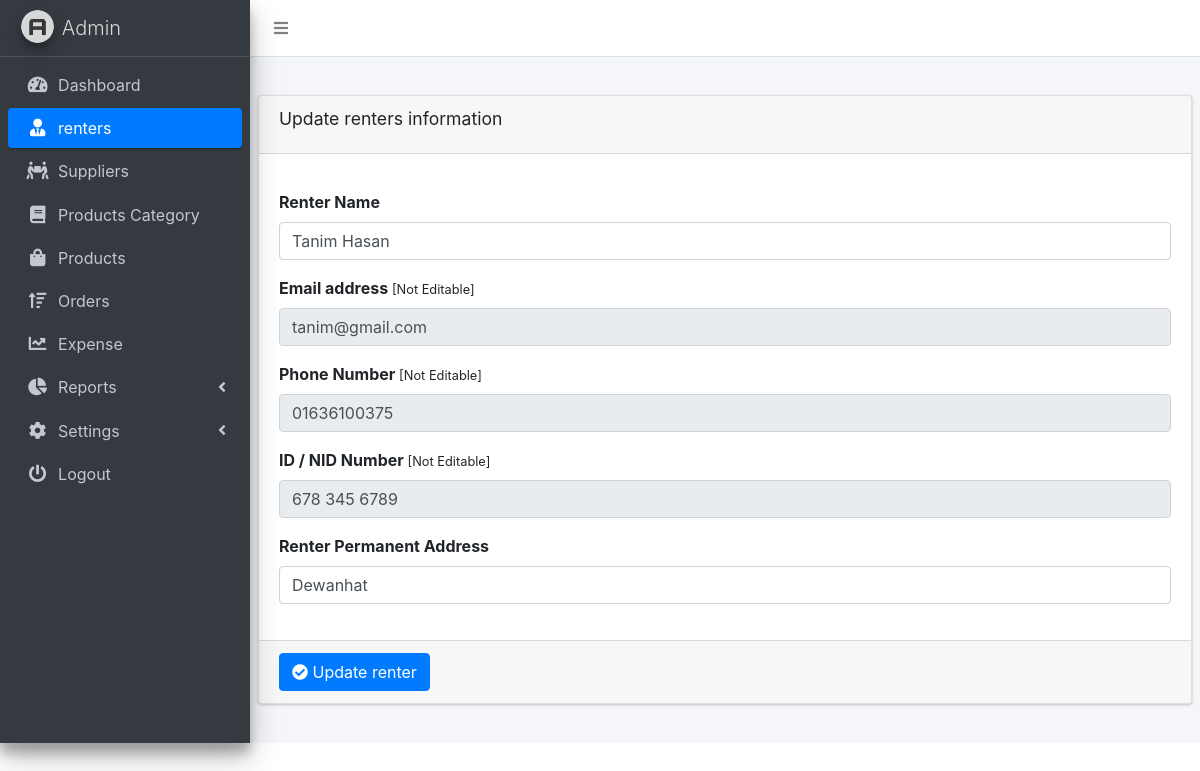
/edit_renter.php?id=2 (signed in), run on the app's committed database.
### tables this page shows
CREATE TABLE `renters` (
  `renter_id` int(11) NOT NULL,
  `renter_name` varchar(255) NOT NULL,
  `renter_email` varchar(255) NOT NULL,
  `renter_phone` varchar(255) NOT NULL,
  `renter_nid` varchar(255) NOT NULL,
  `renter_address` varchar(255) NOT NULL
);

### edit_renter.php (the view, shortened to what this page needs)
<?php
if ($_SERVER["REQUEST_METHOD"] == "GET") {
  $getid = $_GET['id'];
  include('db_connect.php');
  if (!empty($getid)) {
    $query = mysqli_query($con, "SELECT * FROM renters WHERE renter_id='$getid'");
    $row = mysqli_fetch_assoc($query);
  }
}
?>
<!DOCTYPE html>
<html lang="en">
<head>
  <link rel="stylesheet" href="dist/css/preloader.css">
  <link rel="stylesheet" href="plugins/sweetalert2/sweetalert2.min.css">
  <link rel="stylesheet" href="plugins/fontawesome-free/css/all.min.css">
  <link rel="stylesheet" href="https://code.ionicframework.com/ionicons/2.0.1/css/ionicons.min.css">
  <link rel="stylesheet" href="plugins/datatables-bs4/css/dataTables.bootstrap4.min.css">
  <link rel="stylesheet" href="plugins/datatables-responsive/css/responsive.bootstrap4.min.css">
  <link rel="stylesheet" href="dist/css/adminlte.min.css">
  <link href="plugins/bootstrap/css/bootstrap.min.css" rel="stylesheet"/>
</head>
<body class="hold-transition sidebar-mini">
<div class="wrapper">
  <nav class="main-header navbar navbar-expand navbar-white navbar-light">
    <ul class="navbar-nav">
      <li class="nav-item">
        <a class="nav-link" data-widget="pushmenu" href="#" role="button"><i class="fas fa-bars"></i></a>
      </li>
    </ul>
  </nav>
  <aside class="main-sidebar sidebar-dark-primary elevation-4">
    <a href="#" class="brand-link">
      <img src="dist/img/AdminLTELogo.png"
           alt="AdminLTE Logo"
           class="brand-image img-circle elevation-3"
           style="opacity: .8">
      <span class="brand-text font-weight-light">Admin</span>
    </a>
    <div class="sidebar">
      <nav class="mt-2">
        <ul class="nav nav-pills nav-sidebar flex-column" data-widget="treeview" role="menu" data-accordion="false">
          <li class="nav-item">
            <a href="dashboard.php" class="nav-link">
              <i class="nav-icon fas fa-tachometer-alt"></i>
              <p>
                Dashboard
              </p>
            </a>
          </li>
          <li class="nav-item">
            <a href="renters.php" class="nav-link active">
              <i class="nav-icon fas fa-user-tie"></i>
              <p>
                renters
              </p>
            </a>
          </li>
          <li class="nav-item">
            <a href="suppliers.php" class="nav-link">
              <i class="nav-icon fas fa-people-carry"></i>
              <p>
                Suppliers
              </p>
            </a>
          </li>
          <li class="nav-item">
            <a href="category.php" class="nav-link">
              <i class="nav-icon fas fa-book"></i>
              <p>
                Products Category
              </p>
            </a>
          </li>
          <li class="nav-item">
            <a href="products.php" class="nav-link">
              <i class="nav-icon fas fa-shopping-bag"></i>
              <p>
                Products
              </p>
            </a>
          </li>
          <li class="nav-item">
            <a href="orders.php" class="nav-link">
              <i class="nav-icon fas fa-sort-amount-up"></i>
              <p>
                Orders
              </p>
            </a>
          </li>
          <li class="nav-item">
            <a href="expense.php" class="nav-link">
              <i class="nav-icon fas fa-chart-line"></i>
              <p>
                Expense
              </p>
            </a>
          </li>
          <li class="nav-item">
            <a href="#" class="nav-link">
              <i class="nav-icon fas fa-chart-pie"></i>
              <p>
                Reports
                <i class="right fas fa-angle-left"></i>
              </p>
            </a>
          </li>
          <li class="nav-item">
            <a href="products.php" class="nav-link">
              <i class="nav-icon fas fa-cog"></i>
              <p>
                Settings
                <i class="right fas fa-angle-left"></i>
              </p>
            </a>
          </li>
          <li class="nav-item">
            <a href="logout.php" class="nav-link">
              <i class="nav-icon fas fa-power-off"></i>
              <p>
                Logout
              </p>
            </a>
          </li>
        </ul>
      </nav>
    </div>
  </aside>
  <div class="content-wrapper">
    <section class="content-header">
    </section>
    <section class="content">
      <div class="row">
        <div class="col-12">
          <div class="card">
            <div class="card-header">
              <h3 class="card-title">Update renters information</h3>
            </div>
            <form role="form" id="quickForm" method="post" action="edit_renter.php">
              <div class="card-body">
                <div class="form-group">
                  <label for="exampleInputrenterName">Renter Name</label>
                  <input type="text" name="renter_name" class="form-control" id="exampleInputrenterName"
                         value="<?php echo $row['renter_name'] ?>">
                </div>
                <div class="form-group">
                  <label for="exampleInputEmail1">Email address <small>[Not Editable]</small> </label>
                  <input type="email" name="renter_email" class="form-control" id="exampleInputEmail1" readonly
                         value="<?php echo $row['renter_email'] ?>">
                </div>
                <div class="form-group">
                  <label for="exampleInputPhone">Phone Number <small>[Not Editable]</small> </label>
                  <input type="tel" name="renter_phone" class="form-control" id="exampleInputPhone" readonly
                         value="<?php echo $row['renter_phone'] ?>">
                </div>
                <div class="form-group">
                  <label for="exampleInputPhone">ID / NID Number <small>[Not Editable]</small> </label>
                  <input type="tel" name="renter_nid" class="form-control" id="exampleInputPhone" readonly
                         value="<?php echo $row['renter_nid'] ?>">
                </div>
                <div class="form-group">
                  <label for="exampleInputAddress">Renter Permanent Address</label>
                  <input type="text" name="renter_address" class="form-control" id="exampleInputAddress"
                         value="<?php echo $row['renter_address'] ?>">
                </div>
              </div>
              <div class="card-footer">
                <button type="submit" id="update_renter" class="btn btn-primary"><i class="fa fa-check-circle"></i> Update renter</button>
              </div>
            </form>
          </div>
        </div>
      </div>
    </section>
  </div>
</div>
</body>
</html>

### data on the page
renters: renter_name "Tanim Hasan", renter_email "tanim@gmail.com", renter_phone "01636100375", renter_nid "678 345 6789", renter_address "Dewanhat"
